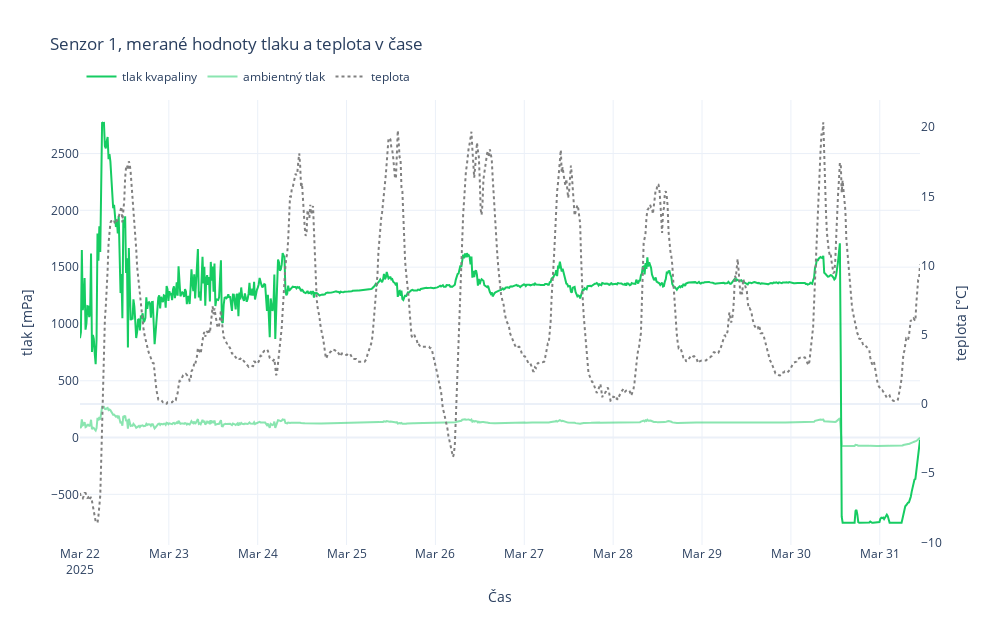
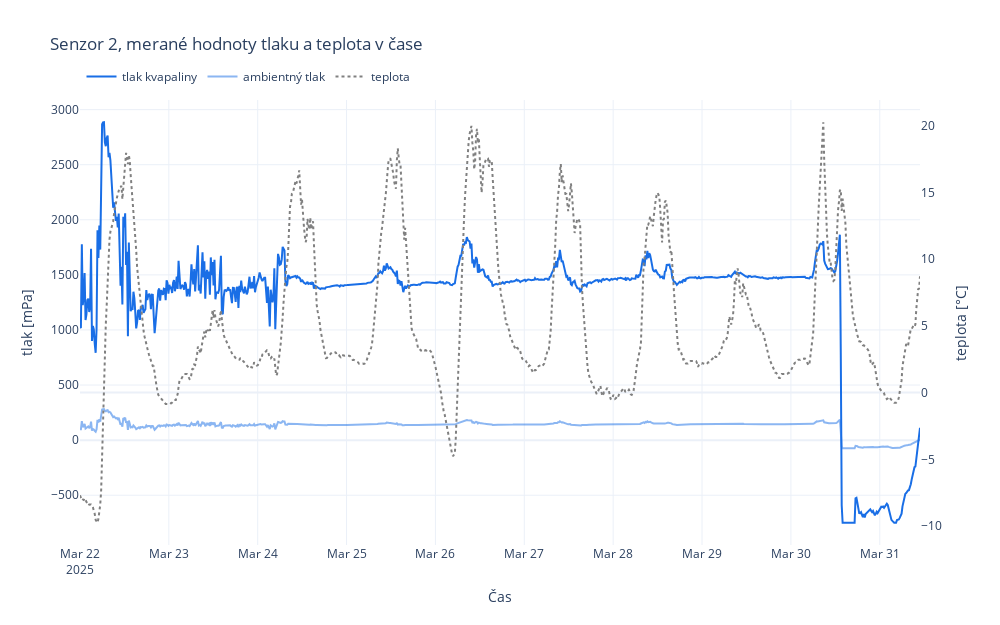
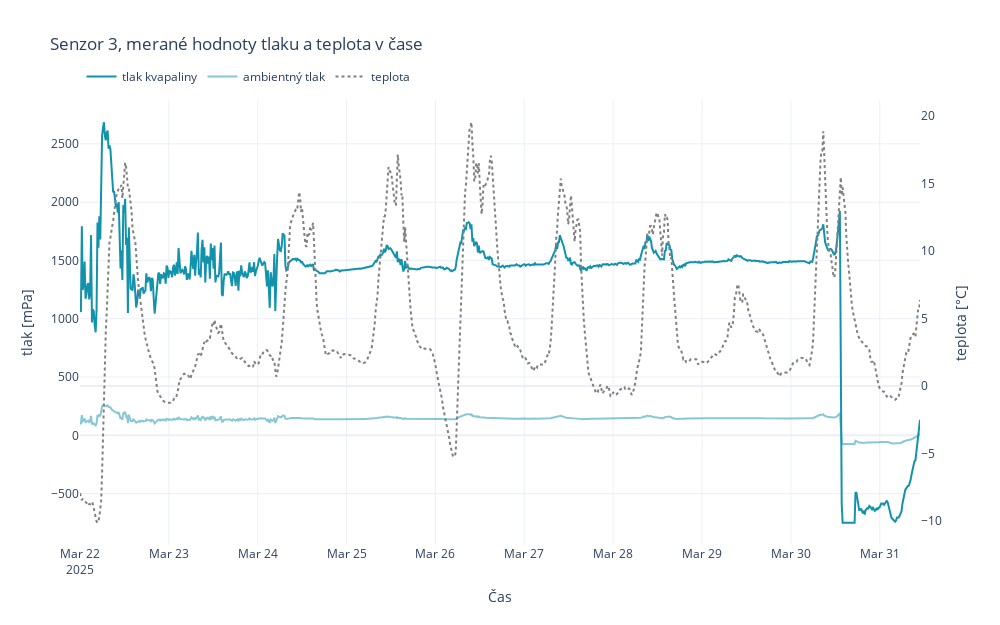
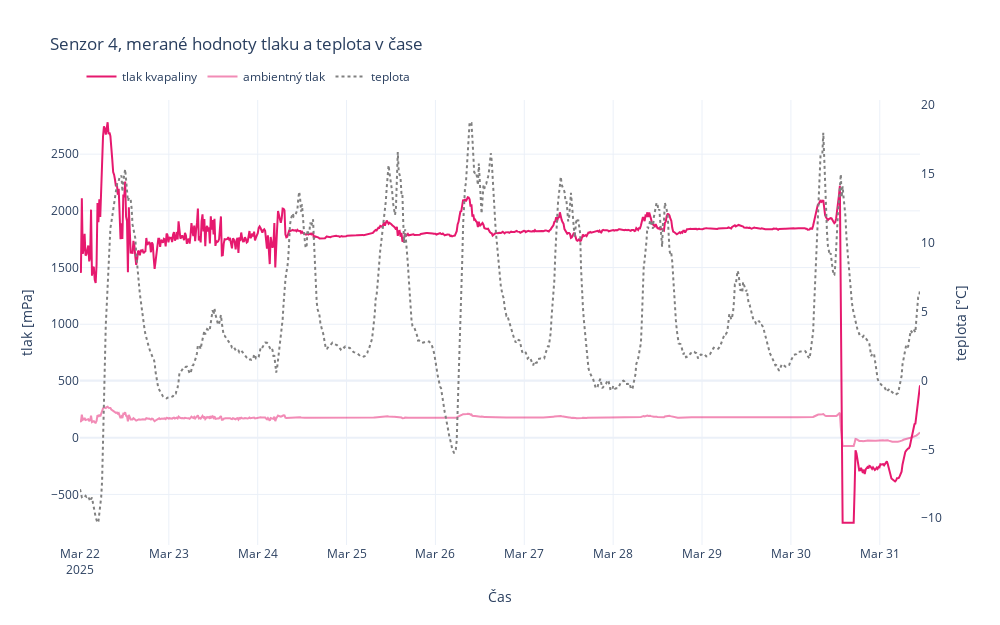

Notebook code cell kept with these figures, in order:
### Code cell
sensor_colors = {
    "1": "#16CC62",
    "2": "#196EE6",
    "3": "#1392AB",
    "4": "#E6196E",
    "5": "#116149",
    "6": "#E65D19",
    "7": "#8A27A5",
    "8": "#C10422"
}

plot_all_sensors(df, sensor_colors)

### Figure 1 — Plotly figure (JSON) as saved in the notebook; plotly's stock layout.template omitted (floating-point values rounded to 4 significant figures; data arrays with more than 128 entries replaced by an {"elided": "..."} marker saying what was removed)
{"data": [{"line": {"color": "#16CC62"}, "mode": "lines", "name": "tlak kvapaliny", "type": "scatter", "x": {"elided": "911 str values"}, "y": {"elided": "911 float values"}, "yaxis": "y"}, {"line": {"color": "#16CC62", "width": 2}, "mode": "lines", "name": "ambientný tlak", "opacity": 0.5, "type": "scatter", "x": {"elided": "911 str values"}, "y": {"elided": "911 float values"}, "yaxis": "y"}, {"line": {"color": "gray", "dash": "dot"}, "mode": "lines", "name": "teplota", "type": "scatter", "x": {"elided": "911 str values"}, "y": {"elided": "911 float values"}, "yaxis": "y2"}], "layout": {"height": 625, "legend": {"orientation": "h", "x": 0.2, "xanchor": "center", "y": 1.02, "yanchor": "bottom"}, "title": {"text": "Senzor 1, merané hodnoty tlaku a teplota v čase"}, "width": 1000, "xaxis": {"title": {"text": "Čas"}}, "yaxis": {"side": "left", "title": {"text": "tlak [mPa]"}}, "yaxis2": {"overlaying": "y", "showgrid": false, "side": "right", "title": {"text": "teplota [°C]"}}}}

### Figure 2 — Plotly figure (JSON) as saved in the notebook; plotly's stock layout.template omitted (floating-point values rounded to 4 significant figures; data arrays with more than 128 entries replaced by an {"elided": "..."} marker saying what was removed)
{"data": [{"line": {"color": "#196EE6"}, "mode": "lines", "name": "tlak kvapaliny", "type": "scatter", "x": {"elided": "911 str values"}, "y": {"elided": "911 float values"}, "yaxis": "y"}, {"line": {"color": "#196EE6", "width": 2}, "mode": "lines", "name": "ambientný tlak", "opacity": 0.5, "type": "scatter", "x": {"elided": "911 str values"}, "y": {"elided": "911 float values"}, "yaxis": "y"}, {"line": {"color": "gray", "dash": "dot"}, "mode": "lines", "name": "teplota", "type": "scatter", "x": {"elided": "911 str values"}, "y": {"elided": "911 float values"}, "yaxis": "y2"}], "layout": {"height": 625, "legend": {"orientation": "h", "x": 0.2, "xanchor": "center", "y": 1.02, "yanchor": "bottom"}, "title": {"text": "Senzor 2, merané hodnoty tlaku a teplota v čase"}, "width": 1000, "xaxis": {"title": {"text": "Čas"}}, "yaxis": {"side": "left", "title": {"text": "tlak [mPa]"}}, "yaxis2": {"overlaying": "y", "showgrid": false, "side": "right", "title": {"text": "teplota [°C]"}}}}

### Figure 3 — Plotly figure (JSON) as saved in the notebook; plotly's stock layout.template omitted (floating-point values rounded to 4 significant figures; data arrays with more than 128 entries replaced by an {"elided": "..."} marker saying what was removed)
{"data": [{"line": {"color": "#1392AB"}, "mode": "lines", "name": "tlak kvapaliny", "type": "scatter", "x": {"elided": "911 str values"}, "y": {"elided": "911 float values"}, "yaxis": "y"}, {"line": {"color": "#1392AB", "width": 2}, "mode": "lines", "name": "ambientný tlak", "opacity": 0.5, "type": "scatter", "x": {"elided": "911 str values"}, "y": {"elided": "911 float values"}, "yaxis": "y"}, {"line": {"color": "gray", "dash": "dot"}, "mode": "lines", "name": "teplota", "type": "scatter", "x": {"elided": "911 str values"}, "y": {"elided": "911 float values"}, "yaxis": "y2"}], "layout": {"height": 625, "legend": {"orientation": "h", "x": 0.2, "xanchor": "center", "y": 1.02, "yanchor": "bottom"}, "title": {"text": "Senzor 3, merané hodnoty tlaku a teplota v čase"}, "width": 1000, "xaxis": {"title": {"text": "Čas"}}, "yaxis": {"side": "left", "title": {"text": "tlak [mPa]"}}, "yaxis2": {"overlaying": "y", "showgrid": false, "side": "right", "title": {"text": "teplota [°C]"}}}}

### Figure 4 — Plotly figure (JSON) as saved in the notebook; plotly's stock layout.template omitted (floating-point values rounded to 4 significant figures; data arrays with more than 128 entries replaced by an {"elided": "..."} marker saying what was removed)
{"data": [{"line": {"color": "#E6196E"}, "mode": "lines", "name": "tlak kvapaliny", "type": "scatter", "x": {"elided": "911 str values"}, "y": {"elided": "911 float values"}, "yaxis": "y"}, {"line": {"color": "#E6196E", "width": 2}, "mode": "lines", "name": "ambientný tlak", "opacity": 0.5, "type": "scatter", "x": {"elided": "911 str values"}, "y": {"elided": "911 float values"}, "yaxis": "y"}, {"line": {"color": "gray", "dash": "dot"}, "mode": "lines", "name": "teplota", "type": "scatter", "x": {"elided": "911 str values"}, "y": {"elided": "911 float values"}, "yaxis": "y2"}], "layout": {"height": 625, "legend": {"orientation": "h", "x": 0.2, "xanchor": "center", "y": 1.02, "yanchor": "bottom"}, "title": {"text": "Senzor 4, merané hodnoty tlaku a teplota v čase"}, "width": 1000, "xaxis": {"title": {"text": "Čas"}}, "yaxis": {"side": "left", "title": {"text": "tlak [mPa]"}}, "yaxis2": {"overlaying": "y", "showgrid": false, "side": "right", "title": {"text": "teplota [°C]"}}}}
